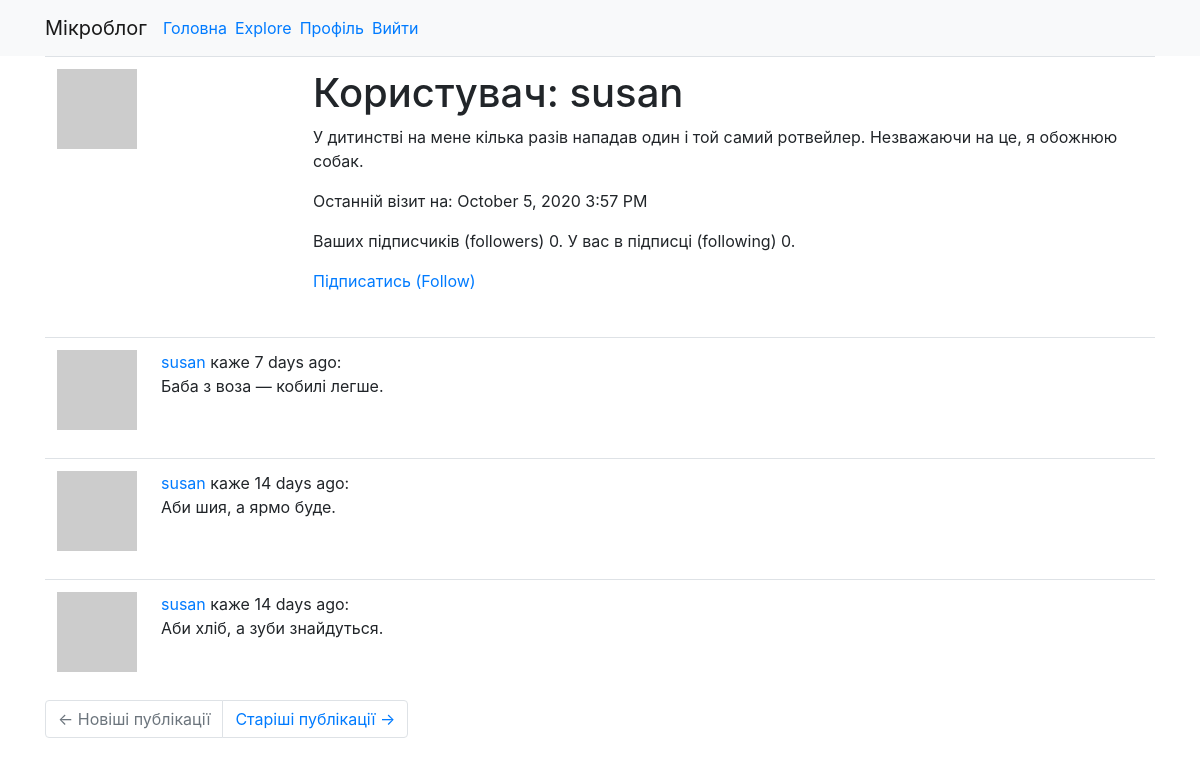
Screenshot of /user/susan (signed in) with the database file from the repository.
### app/models.py (models this page shows, shortened)
class User(UserMixin, db.Model):
    id = db.Column(db.Integer, primary_key=True)
    username = db.Column(db.String(64), index=True, unique=True)
    email = db.Column(db.String(120), index=True, unique=True)
    password_hash = db.Column(db.String(128))
    posts = db.relationship('Post', backref='author', lazy='dynamic')
    about_me = db.Column(db.String(140))
    last_seen = db.Column(db.DateTime, default=datetime.utcnow)
    followed = db.relationship(
        'User', secondary=followers,
        primaryjoin=(followers.c.follower_id == id),
        secondaryjoin=(followers.c.followed_id == id),
        backref=db.backref('followers', lazy='dynamic'), lazy='dynamic')
    def avatar(self, size):
        digest = md5(self.email.lower().encode('utf-8')).hexdigest()
        return f'https://www.gravatar.com/avatar/{digest}?d=identicon&s={size}'
    def is_following(self, user):
        return self.followed.filter(
            followers.c.followed_id == user.id).count() > 0

class Post(db.Model):
    __searchable__ = ['body']
    id = db.Column(db.Integer, primary_key=True)
    body = db.Column(db.String(140))
    timestamp = db.Column(db.DateTime, index=True, default=datetime.utcnow)
    user_id = db.Column(db.Integer, db.ForeignKey('user.id'))

### app/main/routes.py (the view)
@bp.route('/user/<username>')
@login_required
def user(username):
    user = User.query.filter_by(username=username).first_or_404()
    page = request.args.get('page', 1, type=int)
    posts = user.posts.order_by(Post.timestamp.desc()).paginate(
        page, current_app.config['POSTS_PER_PAGE'], False)
    next_url = url_for('main.user', username=user.username, page=posts.next_num) \
        if posts.has_next else None
    prev_url = url_for('main.user', username=user.username, page=posts.prev_num) \
        if posts.has_prev else None
    return render_template('user.html', user=user, posts=posts.items, next_url=next_url, prev_url=prev_url)

### app/main/routes.py (called while the page is built)
@bp.before_app_request
def before_request():
    if current_user.is_authenticated:
        current_user.last_seen = datetime.utcnow()
        db.session.commit()

### app/models.py (called while the page is built)
@login.user_loader
def load_user(id):
    return User.query.get(int(id))

### app/templates/user.html
{% extends "base.html" %}
{% block content %}
<table class="table table-hover">
	<tr>
		<td width="256px"><img src="{{ user.avatar(256) }}"></td>
		<td>
			<h1>Користувач: {{ user.username }}</h1>
			{% if user.about_me %}<p>{{ user.about_me }}</p>{% endif %}
			{% if user.last_seen %}<p>Останній візит на: {{ moment(user.last_seen).format('LLL') }}</p>{%endif %}
			<p>Ваших підписчиків (followers) {{ user.followers.count() }}. У вас в підписці (following)
				{{ user.followed.count() }}.</p>
			{% if user == current_user %}
			<p><a href="{{ url_for('main.edit_profile') }}">Редагувати свій профіль</a></p>
			{% elif not current_user.is_following(user) %}
			<p><a href="{{ url_for('main.follow', username=user.username) }}">Підписатись (Follow)</a></p>
			{% else %}
			<p><a href="{{ url_for('main.unfollow', username=user.username) }}">Відписатись (Unfollow)</a></p>
			{% endif %}
		</td>
	</tr>
</table>
{% for post in posts %}
{% include '_post.html' %}
{% endfor %}
{% include 'page_navigation.html' %}
{% endblock %}

### app/templates/_post.html
<table class="table table-hover">
	<tr>
		<td width="70px">
			<a href="{{ url_for('main.user', username=post.author.username) }}">
				<img src="{{ post.author.avatar(70) }}">
			</a>
		</td>
		<td>
			<a href="{{ url_for('main.user', username=post.author.username) }}">
				{{ post.author.username }}
			</a> каже {{ moment(post.timestamp).fromNow() }}:
			<br>
			<span id="post{{ post.id }}">{{ post.body }}</span>
		</td>
	</tr>
</table>

### rows the page displays
User: username "susan", about_me "У дитинстві на мене кілька разів нападав один і той самий ротвейлер. Незважаючи на це, я обожнюю собак.", last_seen "October 5, 2020 3:57 PM"
Post: author.username "susan", timestamp "7 days ago", body "Баба з воза — кобилі легше."
Post: author.username "susan", timestamp "14 days ago", body "Аби шия, а ярмо буде."
Post: author.username "susan", timestamp "14 days ago", body "Аби хліб, а зуби знайдуться."

### other values shown
{{ user.followers.count() }} "0"
{{ user.followed.count() }} "0"
